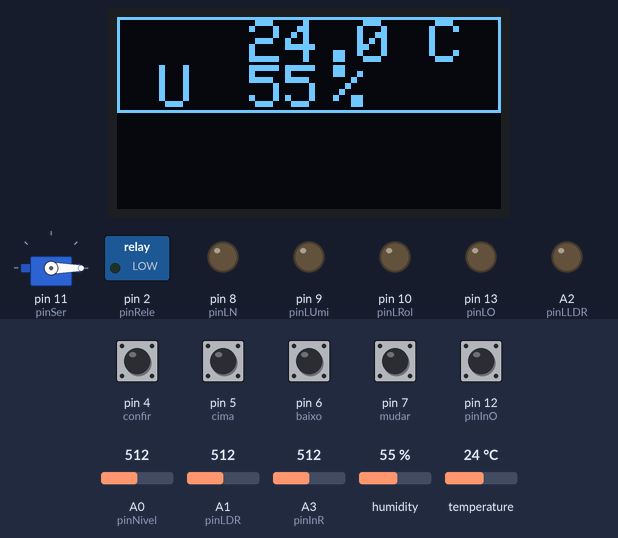
A sketch run on a simulated Arduino Uno, built with avr-gcc and run on an emulated ATmega328P. Shown: 128×64 one-colour display, servo, switched loads named in the sketch (green lamp = pin HIGH), output pins drawn as LEDs (lit = HIGH). The inputs (shaded band) are chosen by the test bench; at power-on: pin 4 (confir), pin 5 (cima), pin 6 (baixo), pin 7 (mudar), pin 12 (pinInO) HIGH, humidity 55 %, A1 (pinLDR) = 512, A0 (pinNivel) = 512, A3 (pinInR) = 512, temperature 24 °C.

Above: at 1.2 s.
1.3 s: pin 7 (mudar) pulled LOW for 0.15 s
At 1.7 s:
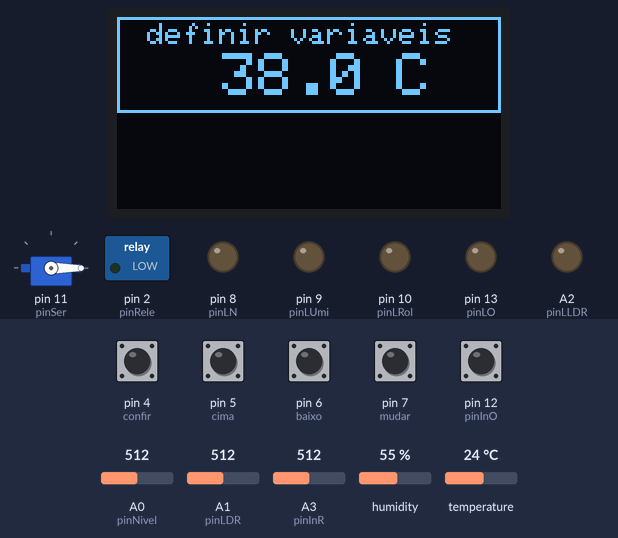
2.9 s: pin 5 (cima) pulled LOW for 1 s
At 4.7 s:
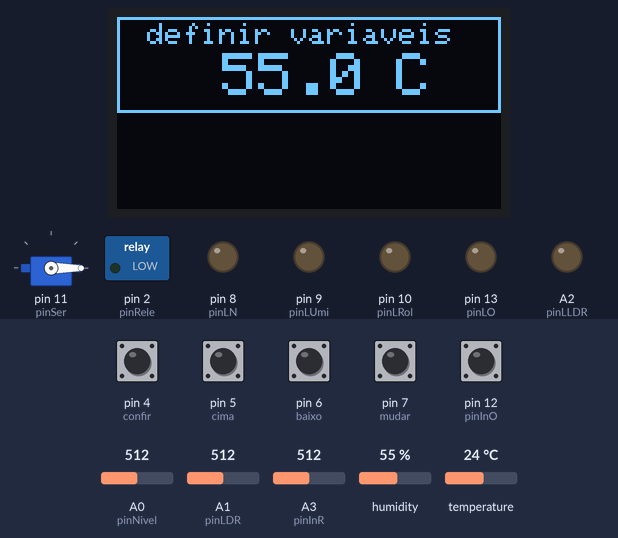
5.4 s: pin 4 (confir) pulled LOW for 0.15 s
At 5.47 s:
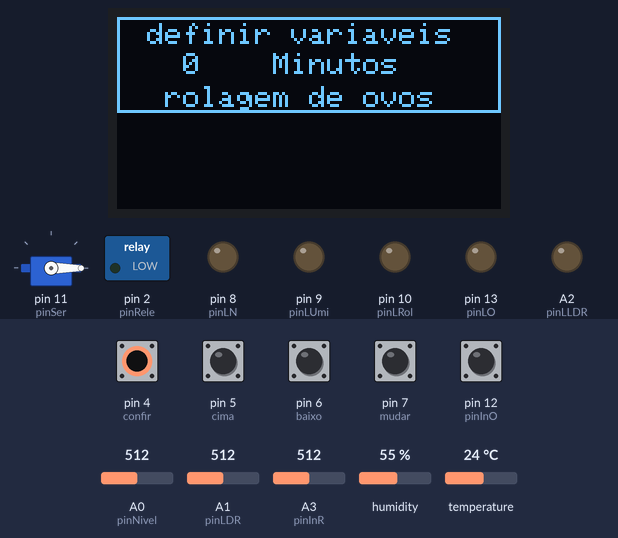
7.0 s: humidity set to 51 %
At 8.9 s:
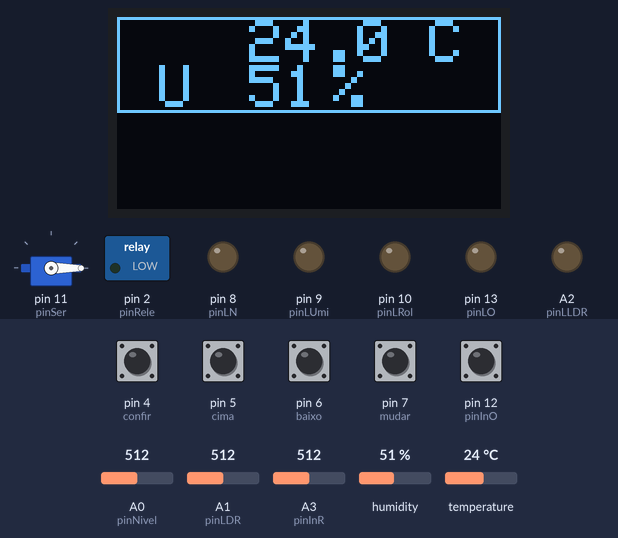
9.6 s: humidity set to 48 %
At 11.3 s:
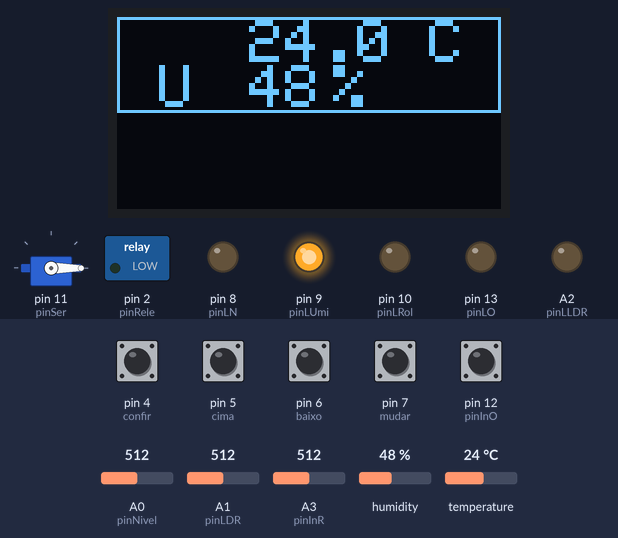
11.6 s: A1 (pinLDR) set to 488
At 12.4 s:
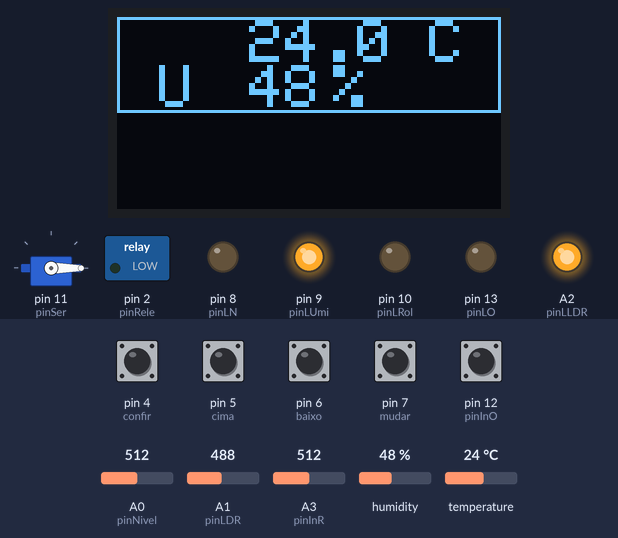
Timing chart, 0 to 14.1 s (numbered marks = the images above; inputs shaded):
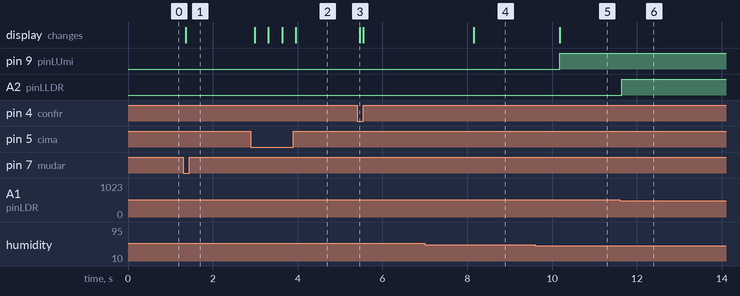

Measured:
- the behaviour switches between 50 and 49 % on humidity (found by bisection; images 4 and 5)
- the behaviour switches between 500 and 499 on A1 (pinLDR) (found by bisection; images 5 and 6)
- after the input at 1.3 s, the display: changes after 0.06 s (image 1)
- after the input at 2.9 s, the display: first changes after 0.08 s (image 2 shows a later state)
- after the input at 5.4 s, the display: changes after 0.06 s (image 3)
- after the input at 7.0 s, the display: changes after 1.1 s (image 4)
- after the input at 9.6 s, pin 9 (pinLUmi): LOW → HIGH after 0.58 s; the display: changes after 0.58 s (image 5)
- after the input at 11.6 s, A2 (pinLLDR): LOW → HIGH at once

The sketch:

Chocadeira_Automatica.ino
```cpp
//Bibliotecas:
#include <DHT.h> //DHT
#include <Adafruit_GFX.h> //DISPLAY
#include <Adafruit_SSD1306.h> //DISPLAY
#include <Servo.h> //SERVO MOTOR

//Pinos:
//Sensores
const int pinDHT = 3;
const char pinNivel = A0;
const char pinLDR = A1;

//Servo Motor
const int pinSer = 11;
Servo ser; //Objeto do Servo

//LEDs
const int pinLN = 8; //Led Nivel d'água
const int pinLUmi = 9; //Led Umidade
const int pinLRol = 10; //Led Rolagem
const int pinLO = 13; //Led Ovoscópio
const char pinLLDR = A2; //Led sensor LDR

//interruptores/botões
const int pinRele = 2; //Relé
const int pinInO = 12; //Interruptor Ovoscópio
const char pinInR = A3;
const int confir = 4; //Botão para confirmar configurações
const int cima = 5; //Botão para somar
const int baixo = 6; //Botão para subtrair
const int mudar = 7; //Botão para Mudar configurações

//váriaveis:
//interruptores/botões
int cimaEstado;
int baixoEstado;
int confirEstado;
int mudarEstado;
int interruptorOvo;
int interruptorRol;

//sensores
int valorLDR;
int leituraNivel;
int umidade;
float temperatura;

//Posição Servo Motor
int pos = 0;

//tela
int tela = 0;

//variáveis principais
float grau = 38;
int umidadeMin = 50;
int umidadeMax = 55;
unsigned long ultimaRol = 0; //marca quando foi a última rolagem
unsigned long intervaloRol = 10000; //o intervalo (4 horas)
unsigned long tempoRol; //o tempo em milisegundos
bool Click = false;

//coisas de biblioteca
#define DHTVERSAO DHT22
DHT dht(pinDHT, DHTVERSAO);
Adafruit_SSD1306 display = Adafruit_SSD1306();


void setup() {

  //INPUT:
  pinMode(pinDHT, INPUT);
  pinMode(pinLDR, INPUT);
  pinMode(pinNivel, INPUT);

  //INPUT_PULLUP:
  pinMode(confir, INPUT_PULLUP);
  pinMode(cima, INPUT_PULLUP);
  pinMode(baixo, INPUT_PULLUP);
  pinMode(mudar, INPUT_PULLUP);
  pinMode(pinInO, INPUT_PULLUP);
  pinMode(pinInR, INPUT_PULLUP);

  //OUTPUT:
  pinMode(pinLUmi, OUTPUT);
  pinMode(pinLRol, OUTPUT);
  pinMode(pinLO, OUTPUT);
  pinMode(pinLLDR, OUTPUT);
  pinMode(pinRele, OUTPUT);
  pinMode(pinLN, OUTPUT);

  //BIBLIOTECAS:
  dht.begin();

  display.begin(SSD1306_SWITCHCAPVCC, 0x3C); //inicia o display com endereço I2C 0x3C
  display.setTextColor(WHITE); //define cor
  display.clearDisplay(); //limpa as informações do display

  ser.attach(pinSer); //associar o pino do Servo ao objeto
  ser.write(pos);

}

void loop() {
  //Tempo Rolagem
  tempoRol = millis();

  //DHT11:
  temperatura = dht.readTemperature();
  umidade = dht.readHumidity();

  //Botões e Interruptor:
  cimaEstado = digitalRead(cima);
  baixoEstado = digitalRead(baixo);
  confirEstado = digitalRead(confir);
  mudarEstado = digitalRead(mudar);
  interruptorOvo = digitalRead(pinInO);
  interruptorRol = analogRead(pinInR);

  //Sensores:
  valorLDR = analogRead(pinLDR);
  leituraNivel = analogRead(pinNivel);

  //Ovoscópio:
  if(interruptorOvo == 0){
    digitalWrite(pinLO, HIGH);
  }else{
    digitalWrite(pinLO, LOW);
  }

  //Confirmar se o interruptor está clicado
  if(Click){
    ultimaRol = tempoRol;
    Click = false;
  }

  if(tempoRol == 0){
    ultimaRol = tempoRol;
  }

  //interruptor da rolagem de ovos
  if(interruptorRol < 100){
    digitalWrite(pinLRol, HIGH);

    if(tempoRol - ultimaRol >= intervaloRol){

      if(pos == 0){
        pos = 90;
      }else{
        pos = 0;
      }
      ultimaRol = tempoRol;
      ser.write(pos);

    }
  }else{
    digitalWrite(pinLRol, LOW);
    Click = true;
  }

  //Tela principal:
  if(tela == 0){

    //Caso aperte o botão de editar configurações
    if(mudarEstado == 0){
        tela = 1;
    }

    //Display mostrando Umidade e Temperatura
    display.clearDisplay(); //Limpa o Display
    display.setTextSize(2); //define o tamanho da fonte
    display.drawRect(0, 0, 128, 32, 1); //dessenha um retângulo
    display.setCursor(44, 1); //posição do texto no display
    display.print(temperatura, 1); //escreve o texto de temperatura no display
    display.setCursor(44, 16);
    display.print(umidade); //escreve o texto da Umidade no display
    display.setCursor(72, 16);
    display.print("%"); //escreve o "%" no display
    display.setCursor(104, 1);
    display.print("C"); //escreve o "C" no display
    display.setCursor(14, 16);
    display.print("U"); //escreve o "U" no display
    display.display(); //permite a mudança no display

    //Verifica se a temperatura do DHT é maior (ou menor) que a temperatura máxima
    if(temperatura > grau){
      digitalWrite(pinRele, HIGH);
    }else if(temperatura < grau){
      digitalWrite(pinRele, LOW);
    }

    //Verifica o Nível d'água
    if(leituraNivel > 950){
      digitalWrite(pinLN, HIGH);
    } else if(leituraNivel < 949){
      digitalWrite(pinLN, LOW);
    }

    //Verifica se a umidade é Maior que a porcentagem máxima, ou menor que a mínima
    if(umidade < umidadeMin || umidade > umidadeMax){
      digitalWrite(pinLUmi, HIGH);
    } else{
      digitalWrite(pinLUmi, LOW);
    }

    //Verifica se a lampâda queimou (aonde o fotorresistor fica a menos que 500) ou não
    if(valorLDR < 500 && temperatura < grau){
      analogWrite(pinLLDR, 254);
    }else{
      analogWrite(pinLLDR, 0);
    }

  //Tela para mudar a temperatura máxima
  }else if(tela == 1){
    display.clearDisplay();
    display.setTextSize(1);
    display.drawRect(0, 0, 128, 32, 1);
    display.setCursor(10, 2);
    display.print("definir variaveis");
    display.setTextSize(2);
    display.setCursor(35, 12);
    display.print(grau, 1);
    display.setCursor(93, 12);
    display.print("C");
    display.display();

    //somar ou subtrair 0.5 da temperatura máxima
    if(cimaEstado == 0){
      grau += 0.5;
    }else if(baixoEstado == 0){
      grau -= 0.5;
    }

    //Caso confirmar ele vai para a tela de Umidade Mínima
    if(confirEstado == 0){
      tela = 2;
    }

  //tela para mudar o intervalo da rolagem dos ovos
  }else if (tela == 2){

    display.clearDisplay();
    display.setTextSize(1);
    display.drawRect(0, 0, 128, 32, 1);
    display.setCursor(10, 2);
    display.print("definir variaveis");
    display.setTextSize(1);
    display.setCursor(22, 12);
    display.print(intervaloRol/60000); //transforma em minutos
    display.setCursor(52, 12);
    display.print("Minutos");
    display.setCursor(16, 23);
    display.print("rolagem de ovos");
    display.display();

    //somar ou subtrair 1 minuto (60000 milisegundos) do intervalo
    if(cimaEstado == 0){
      intervaloRol += 60000;
    }else if(baixoEstado == 0){
      intervaloRol -= 60000;
    }

    //Caso confirmar ele vai para a tela de Umidade Minima
    if(confirEstado == 0){
      tela = 3;
    }

  //Tela para mudar a Umidade Mínima
  }else if(tela == 3){
    display.clearDisplay();
    display.setTextSize(1);
    display.drawRect(0, 0, 128, 32, 1);
    display.setCursor(10, 2);
    display.print("definir variaveis");
    display.setTextSize(2);
    display.setCursor(32, 12);
    display.print(umidadeMin);
    display.setCursor(63, 12);
    display.print("U.min");
    display.display();

    //somar ou subtrair 1 da Umidade Mínima
    if(cimaEstado == 0){
      umidadeMin += 1;
    }else if(baixoEstado == 0){
      umidadeMin -= 1;
    }

    //Caso confirmar ele vai para a tela de Umidade Maxima
    if(confirEstado == 0){
      tela = 4;
    }

  //Tela para mudar Umidade Máxima
  }else if(tela == 4){
    display.clearDisplay();
    display.setTextSize(1);
    display.drawRect(0, 0, 128, 32, 1);
    display.setCursor(10, 2);
    display.print("definir variaveis");
    display.setTextSize(2);
    display.setCursor(32, 12);
    display.print(umidadeMax);
    display.setCursor(63, 12);
    display.print("U.max");
    display.display();

    //somar ou subtrair 1 da Umidade Maxima
    if(cimaEstado == 0){
      umidadeMax += 1;
    }else if(baixoEstado == 0){
      umidadeMax -= 1;
    }

    //Caso confirmar ele vai verificar se a Umidade Minima está maior que a Umidade Maxima, caso isso ocorra ele vai dar um aviso
    if(confirEstado == 0){
      if(umidadeMin > umidadeMax){
        display.clearDisplay();
        display.setTextSize(1);
        display.drawRect(0, 0, 128, 32, 1);
        display.setCursor(6, 2);
        display.print("ERRO! Umidade minima maior que umidade    maxima permitida");
        display.display();
        delay(8000); //vai exibir a mensagem por 8 segundos

        tela = 2; //e vai voltar pra tela de Umidade Mínima
      }else{
        tela = 0; //caso o contrário ele vai pra tela normal com tudo salvo
      }
    }
  }

}
```
